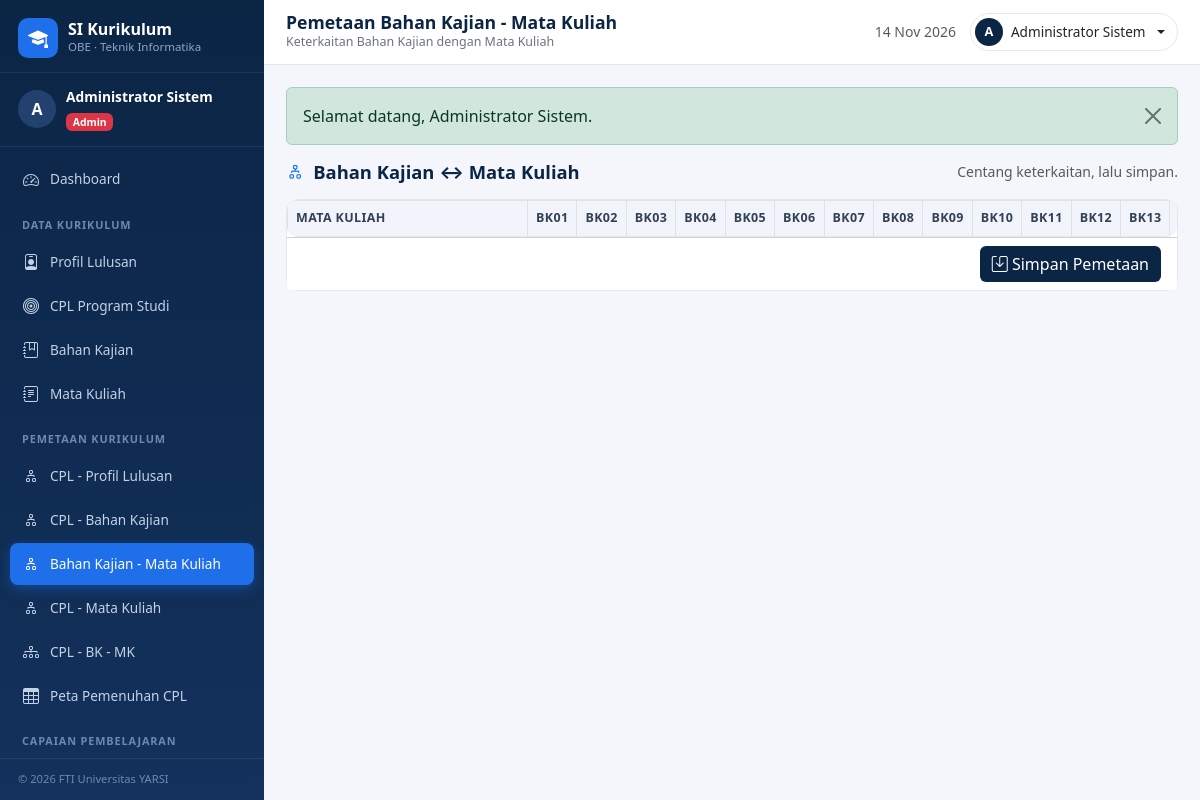
Screenshot of /pemetaan/bk_mk.php (signed in) with the database file from the repository.
### tables this page shows
CREATE TABLE bahan_kajian (
  id INT AUTO_INCREMENT PRIMARY KEY,
  kode_bk VARCHAR(10) NOT NULL UNIQUE,
  nama_bk VARCHAR(150) NOT NULL,
  deskripsi TEXT NULL,
  acuan VARCHAR(50) NULL
);

### includes/functions.php (called while the page is built, shortened)
<?php
function e($value): string
{
    return htmlspecialchars((string)$value, ENT_QUOTES, 'UTF-8');
}
function current_role(): string
{
    return $_SESSION['user']['role'] ?? '';
}
function can_manage_master(): bool
{
    return in_array(current_role(), ['admin', 'kaprodi'], true);
}

### pemetaan/bk_mk.php (the view, shortened to what this page needs)
<?php
$pdo = db();
$can = can_manage_master();
$bks = $pdo->query('SELECT * FROM bahan_kajian ORDER BY kode_bk')->fetchAll();
include __DIR__ . '/../includes/header.php';
?>
<div class="page-head"><h2><i class="bi bi-diagram-2 me-1 text-primary"></i> Bahan Kajian &harr; Mata Kuliah</h2>
  <span class="text-muted small">Centang keterkaitan, lalu simpan.</span>
</div>
<form method="post">
  <div class="card">
    <div class="card-body p-0">
      <div class="table-responsive">
        <table class="table table-bordered table-matrix mb-0">
          <thead><tr><th style="min-width:240px">Mata Kuliah</th><?php foreach ($bks as $bk): ?><th class="text-center" title="<?= e($bk['nama_bk']) ?>"><?= e($bk['kode_bk']) ?></th><?php endforeach; ?></tr></thead>
        </table>
      </div>
    </div>
    <?php if ($can): ?><div class="card-footer bg-white text-end"><button class="btn btn-navy"><i class="bi bi-save"></i> Simpan Pemetaan</button></div><?php endif; ?>
  </div>
</form>
<?php include __DIR__ . '/../includes/footer.php'; ?>

### assets/css/style.css (style rules this page uses)
:root { --navy: #0b2545; --navy-2: #13315c; --blue: #1f6feb; --blue-2: #3d8bfd; --bg: #f4f6fb; --line: #e3e8f0; --sidebar-w: 264px; }
* { box-sizing: border-box; }
body { font-family: "Segoe UI", system-ui, -apple-system, Arial, sans-serif; background: var(--bg); color: #1f2937; }
.btn-navy { background: var(--navy); color: #fff; border: 0; }
.card { border: 1px solid var(--line); border-radius: 12px; }
.table { --bs-table-bg: #fff; }
.table thead th { background: #f1f4fa; color: #334155; font-size: .78rem; text-transform: uppercase; letter-spacing: .03em; border-bottom: 1px solid var(--line); white-space: nowrap; }
.table-matrix td, .table-matrix th { text-align: center; }
.table-matrix td:first-child, .table-matrix th:first-child { text-align: left; white-space: nowrap; font-weight: 600; }
.table-responsive { border-radius: 10px; }
.page-head { display: flex; align-items: center; justify-content: space-between; gap: 12px; flex-wrap: wrap; margin-bottom: 16px; }
.page-head h2 { font-size: 1.15rem; font-weight: 700; color: var(--navy); margin: 0; }

### rows the page displays
bahan_kajian: kode_bk "BK01"
bahan_kajian: kode_bk "BK02"
bahan_kajian: kode_bk "BK03"
bahan_kajian: kode_bk "BK04"
bahan_kajian: kode_bk "BK05"
bahan_kajian: kode_bk "BK06"
bahan_kajian: kode_bk "BK07"
bahan_kajian: kode_bk "BK08"
bahan_kajian: kode_bk "BK09"
bahan_kajian: kode_bk "BK10"
bahan_kajian: kode_bk "BK11"
bahan_kajian: kode_bk "BK12"
bahan_kajian: kode_bk "BK13"

### other values shown
substr($u['nama'] ?? 'U', 0, 1) "A"
$u['nama'] "Administrator Sistem"
$role "Admin"
$__title "Pemetaan Bahan Kajian - Mata Kuliah"
$__subtitle "Keterkaitan Bahan Kajian dengan Mata Kuliah"
substr($__ikm, 0, 1) "A"
$__ikm "Administrator Sistem"
$f['message'] "Selamat datang, Administrator Sistem."
